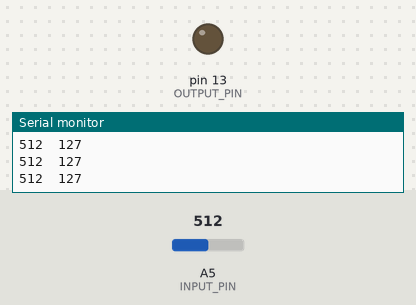
Bench run of a sketch on a simulated Arduino Uno, built with avr-gcc and run on an emulated ATmega328P. On the bench: output pins drawn as LEDs (lit = HIGH), the last lines printed to the serial monitor. Inputs (shaded band) come from the test bench; at power-on: A5 (INPUT_PIN) = 512.

Above: at 1.2 s.
1.3 s: A5 (INPUT_PIN) set to 528
At 2.4 s:
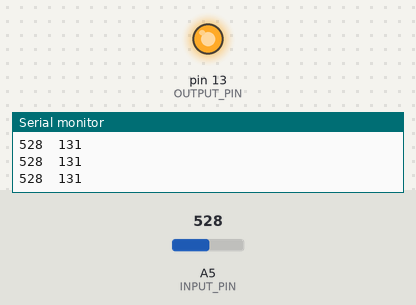
2.8 s: A5 (INPUT_PIN) set to 511
At 3.4 s:
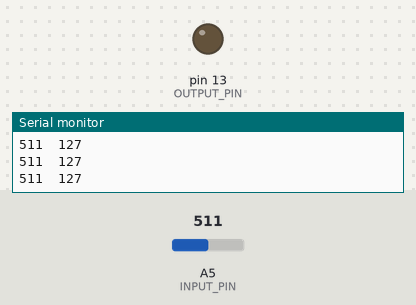
4.3 s: A5 (INPUT_PIN) set to 716
At 5.7 s:
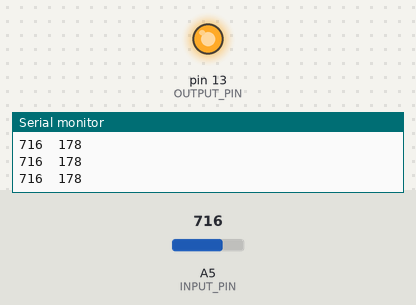
Timing chart, 0 to 7.3 s (numbered marks = the images above; inputs shaded):
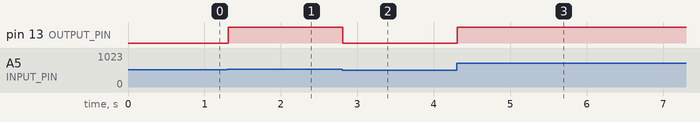

The sketch:

prelab_lab2.ino
```cpp
// ECE 303 - Pre-lab, Lab 2
// Yonatan Carver & Farhan Muhammad

/*
PURPOSE:
	Output a 980Hz signal with a duty cycle that is linearly dependent
	on constant input DC voltage from an Arbitrary Waveform Generator

*/

#define INPUT_PIN 5		// analog pin 5
#define OUTPUT_PIN 13	// digital pin 13

int frequency = 980;
int duty_cycle;
int input_signal;

void setup() {
	Serial.begin(9600);
}

void loop() {
	input_signal = analogRead(INPUT_PIN);   // read the input pin (DC V)
	Serial.print(input_signal);   // serially display the input signal

	Serial.print("\t");
	duty_cycle = map(input_signal, 0, 1023, 0, 255);

	analogWrite(OUTPUT_PIN, duty_cycle);
	Serial.println(duty_cycle);

}
```

Measured:
- the behaviour switches between 513 and 514 on A5 (INPUT_PIN) (found by bisection; images 0 and 1)
- after the input at 1.3 s, pin 13 (OUTPUT_PIN): LOW → HIGH at once
- after the input at 2.8 s, pin 13 (OUTPUT_PIN): HIGH → LOW at once
- after the input at 4.3 s, pin 13 (OUTPUT_PIN): LOW → HIGH at once
